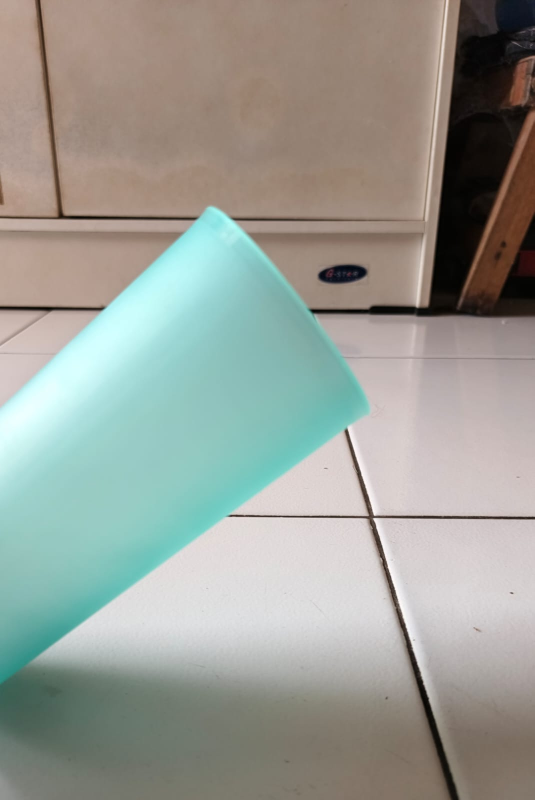
#> input picture image1.jpeg, 1069 x 1600 px (shown at 1/2 size)
$ python Pratikum3.py
#> lines starting #> are read from the running program, lines starting #| are printed output that depends on the picture
import cv2
import numpy as np
import matplotlib.pyplot as plt
import time

# ============================================================
# FUNGSI EVALUASI
# ============================================================

def mse(img1, img2):
    return np.mean((img1.astype("float") - img2.astype("float")) ** 2)

def psnr(img1, img2):
    mse_value = mse(img1, img2)
    if mse_value == 0:
        return 100
    return 20 * np.log10(255.0 / np.sqrt(mse_value))

def evaluate(original, transformed, name, comp_time):
    resized = cv2.resize(transformed, (original.shape[1], original.shape[0]))
    m = mse(original, resized)
    p = psnr(original, resized)

    print(f"{name}")
    print(f"MSE   : {m:.2f}")
    print(f"PSNR  : {p:.2f}")
    print(f"Waktu : {comp_time:.10f} detik")
    print("-"*50)


# ============================================================
# LOAD CITRA
# ============================================================

img1 = cv2.imread("image1.jpeg")
#> img1 is the input picture: shape (1600, 1069, 3); mean B, G, R 149.6, 157.1, 153.5
img2 = cv2.imread("image2.jpeg")
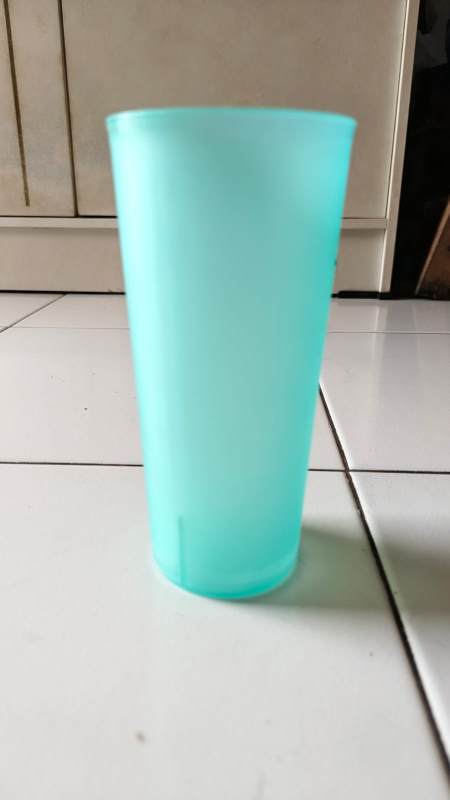
#> input picture image2.jpeg, 899 x 1599 px (shown at 1/2 size)
#> img2 is the input picture: shape (1599, 899, 3); mean B, G, R 173.8, 181.3, 163.5

if img1 is None or img2 is None:
    print("Gambar tidak ditemukan!")
    exit()

img1 = cv2.cvtColor(img1, cv2.COLOR_BGR2RGB)
img2 = cv2.cvtColor(img2, cv2.COLOR_BGR2RGB)

h1, w1 = img1.shape[:2]
#> h1 = 1600; w1 = 1069
h2, w2 = img2.shape[:2]
#> h2 = 1599; w2 = 899

# ============================================================
# PARAMETER
# ============================================================

tx, ty = 80, 40
angle = 30
sx, sy = 0.7, 0.7

pts1 = np.float32([[50,50], [200,50], [50,300]])
pts2 = np.float32([[10,100], [200,50], [100,300]])

src_pts = np.float32([[100,50], [400,50], [80,600], [420,600]])
dst_pts = np.float32([[100,50], [400,50], [100,600], [400,600]])

# ============================================================
# FUNGSI TRANSFORMASI
# ============================================================

def apply_transforms(img, w, h):

#> called with w = 1069, h = 1600
    results = {}
    times = {}

    # Translasi
    start = time.time()
    T = np.array([[1, 0, tx],
                  [0, 1, ty]], dtype=np.float32)
    results["Translasi"] = cv2.warpAffine(img, T, (w, h))
    times["Translasi"] = time.time() - start

    # Rotasi
    start = time.time()
    theta = np.deg2rad(angle)
    cx, cy = w // 2, h // 2
#> cx = 534; cy = 800
    R = np.array([
        [np.cos(theta), -np.sin(theta), (1-np.cos(theta))*cx + np.sin(theta)*cy],
        [np.sin(theta),  np.cos(theta), (1-np.sin(theta))*cy - np.sin(theta)*cx]
    ], dtype=np.float32)
    results["Rotasi"] = cv2.warpAffine(img, R, (w, h))
    times["Rotasi"] = time.time() - start

    # Scaling
    start = time.time()
    S = np.array([[sx, 0, 0],
                  [0, sy, 0]], dtype=np.float32)
    results["Scaling"] = cv2.warpAffine(img, S, (int(w*sx), int(h*sy)))
    times["Scaling"] = time.time() - start

    # Affine
    start = time.time()
    M_affine = cv2.getAffineTransform(pts1, pts2)
    results["Affine"] = cv2.warpAffine(img, M_affine, (w, h))
    times["Affine"] = time.time() - start

    # Perspective (tanpa interpolasi khusus)
    start = time.time()
    M_persp = cv2.getPerspectiveTransform(src_pts, dst_pts)
    results["Perspective"] = cv2.warpPerspective(img, M_persp, (w, h))
    times["Perspective"] = time.time() - start

    return results, times


# ============================================================
# TERAPKAN TRANSFORMASI
# ============================================================

results1, times1 = apply_transforms(img1, w1, h1)
#> results1 = 5 items; times1 = {'Translasi': 0.0129, 'Rotasi': 0.0129, 'Scaling': 0.00549, 'Affine': 0.0102, 'Perspective': 0.0172}
results2, times2 = apply_transforms(img2, w2, h2)
#> results2 = 5 items; times2 = {'Translasi': 0.0113, 'Rotasi': 0.0104, 'Scaling': 0.00529, 'Affine': 0.00983, 'Perspective': 0.0144}

# ============================================================
# EVALUASI INTERNAL
# ============================================================

print("\n===== EVALUASI IMAGE 1 =====\n")
for name in results1:
    evaluate(img1, results1[name], name, times1[name])
#> this loop made 5 passes
#> (name, m in evaluate, p in evaluate) on passes 1 to 5: ('Translasi', 4095, 12.01), ('Rotasi', 8552.9, 8.81), ('Scaling', 3.61, 42.56), ('Affine', 11712.7, 7.44), ('Perspective', 7185.6, 9.57)
#> (printed output is left out)

print("\n===== EVALUASI IMAGE 2 =====\n")
for name in results2:
    evaluate(img2, results2[name], name, times2[name])
#> this loop made 5 passes
#> (name, m in evaluate, p in evaluate) on passes 1 to 5: ('Translasi', 5434.1, 10.78), ('Rotasi', 9540, 8.34), ('Scaling', 7.04, 39.66), ('Affine', 19417.2, 5.25), ('Perspective', 11754.2, 7.43)
#> (printed output is left out)
#> pass 1, in evaluate (call 6), `resized = cv2.resize(transformed, (original.shape[1], original.shape[0..`:
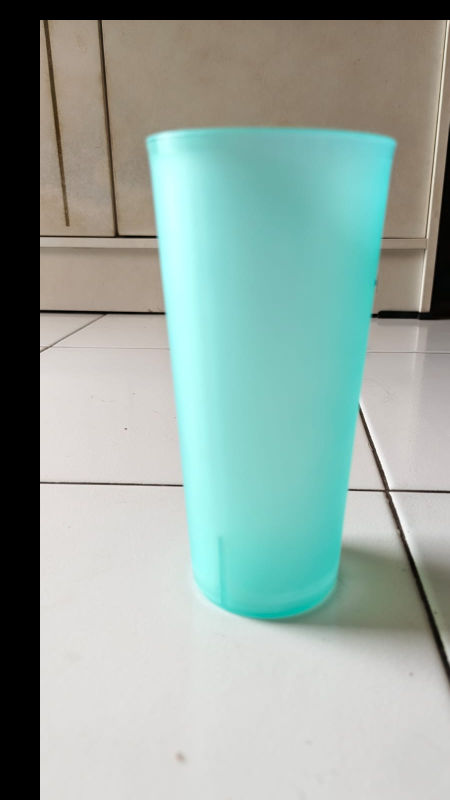
#> resized: shape (1599, 899, 3) (shown at 1/2 size); mean R, G, B 148.4, 166.5, 159.5


# ============================================================
# 🔥 INTERPOLASI HANYA PADA PERSPECTIVE
# ============================================================

methods = {
    "Nearest": cv2.INTER_NEAREST,
    "Bilinear": cv2.INTER_LINEAR,
    "Bicubic": cv2.INTER_CUBIC
}

print("\n===== INTERPOLASI PERSPECTIVE IMAGE 1 =====\n")
for name, method in methods.items():
    start = time.time()
    interp = cv2.warpPerspective(
        img1,
        cv2.getPerspectiveTransform(src_pts, dst_pts),
        (w1, h1),
        flags=method
    )
    evaluate(img1, interp, f"Perspective + {name}", time.time()-start)
#> this loop made 3 passes
#> (m in evaluate, p in evaluate) on passes 1 to 3: (7193.7, 9.56), (7185.6, 9.57), (7187.9, 9.56)
#| MSE   : 7193.73
#| PSNR  : 9.56
#| MSE   : 7185.62
#| PSNR  : 9.57
#| MSE   : 7187.94
#| PSNR  : 9.56
#> pass 1, `interp = cv2.warpPerspective( img1, cv2.getPerspectiveTransform(src_pt..`:
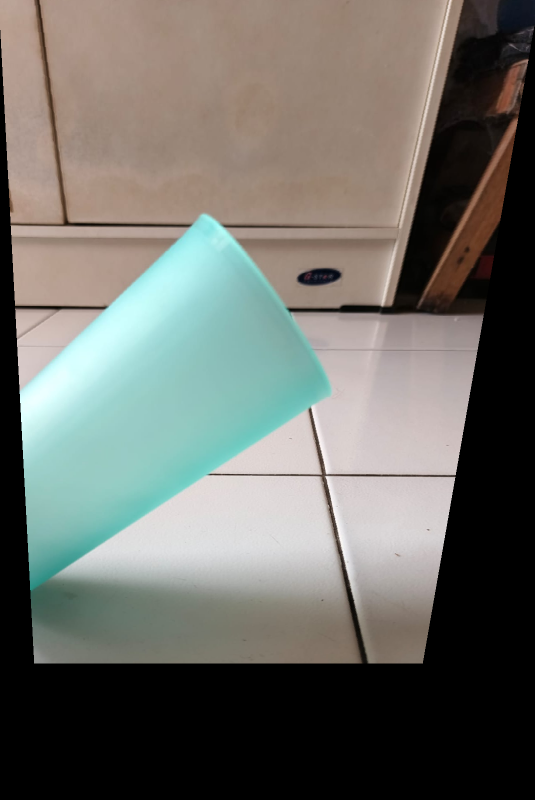
#> interp: shape (1600, 1069, 3) (shown at 1/2 size); mean R, G, B 109.4, 109.8, 103.9


print("\n===== INTERPOLASI PERSPECTIVE IMAGE 2 =====\n")
for name, method in methods.items():
    start = time.time()
    interp = cv2.warpPerspective(
        img2,
        cv2.getPerspectiveTransform(src_pts, dst_pts),
        (w2, h2),
        flags=method
    )
    evaluate(img2, interp, f"Perspective + {name}", time.time()-start)
#> this loop made 3 passes
#> (m in evaluate, p in evaluate) on passes 1 to 3: (11780.1, 7.42), (11754.2, 7.43), (11759.4, 7.43)
#| MSE   : 11780.10
#| PSNR  : 7.42
#| MSE   : 11754.21
#| PSNR  : 7.43
#| MSE   : 11759.45
#| PSNR  : 7.43
#> pass 1, `interp = cv2.warpPerspective( img2, cv2.getPerspectiveTransform(src_pt..`:
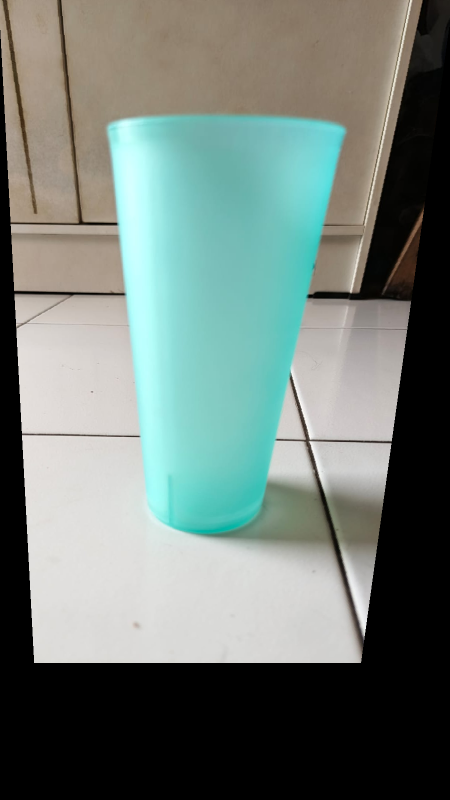
#> interp: shape (1599, 899, 3) (shown at 1/2 size); mean R, G, B 112.4, 125.1, 118.9


# ============================================================
# TRANSFORMASI SILANG (DALAM DETIK - PRESISI TINGGI)
# ============================================================

print("\n===== TRANSFORMASI IMAGE1 vs ASLI IMAGE2 =====\n")
for key in results1.keys():
    start = time.perf_counter()

    img1_t = cv2.resize(results1[key], (w2, h2))
    m = mse(img2, img1_t)
    p = psnr(img2, img1_t)

    comp_time = time.perf_counter() - start  # dalam detik

    print(f"{key} (Img1 -> Asli Img2)")
    print(f"MSE   : {m:.2f}")
    print(f"PSNR  : {p:.2f}")
    print(f"Waktu : {comp_time:.10f} detik")
    print("-"*50)
#> this loop made 5 passes
#> (key, m, mse_value in psnr, p) on passes 1 to 5: ('Translasi', 6505.5, 6505.5, 10), ('Rotasi', 8405.2, 8405.2, 8.89), ('Scaling', 4131.7, 4131.7, 11.97), ('Affine', 17324, 17324, 5.74), ('Perspective', 13454.6, 13454.6, 6.84)
#> (printed output is left out)
#> pass 1, `img1_t = cv2.resize(results1[key], (w2, h2))`:
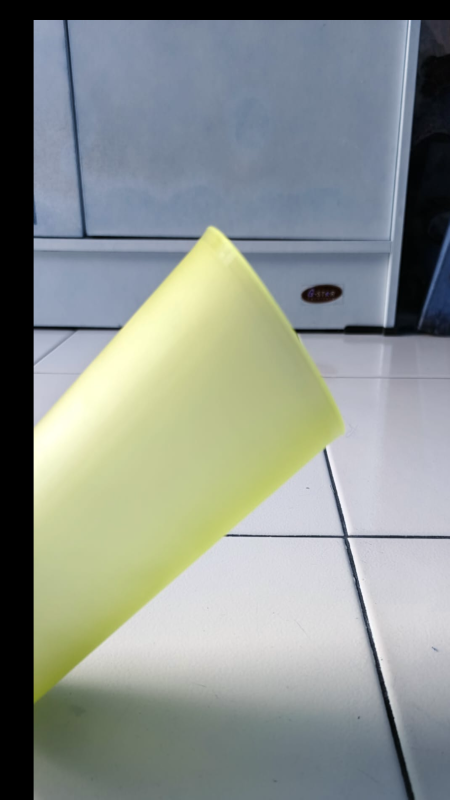
#> img1_t: shape (1599, 899, 3) (shown at 1/2 size); mean of channels 0, 1, 2 140.9, 145.7, 138.8; drawn as B, G, R


print("\n===== TRANSFORMASI IMAGE2 vs ASLI IMAGE1 =====\n")
for key in results2.keys():
    start = time.perf_counter()

    img2_t = cv2.resize(results2[key], (w1, h1))
    m = mse(img1, img2_t)
    p = psnr(img1, img2_t)

    comp_time = time.perf_counter() - start  # dalam detik

    print(f"{key} (Img2 -> Asli Img1)")
    print(f"MSE   : {m:.2f}")
    print(f"PSNR  : {p:.2f}")
    print(f"Waktu : {comp_time:.10f} detik")
    print("-"*50)
#> this loop made 5 passes
#> (key, m, mse_value in psnr, p) on passes 1 to 5: ('Translasi', 6872.6, 6872.6, 9.76), ('Rotasi', 9197.5, 9197.5, 8.49), ('Scaling', 4131.2, 4131.2, 11.97), ('Affine', 12798.7, 12798.7, 7.06), ('Perspective', 7557, 7557, 9.35)
#> (printed output is left out)
#> pass 1, `img2_t = cv2.resize(results2[key], (w1, h1))`:
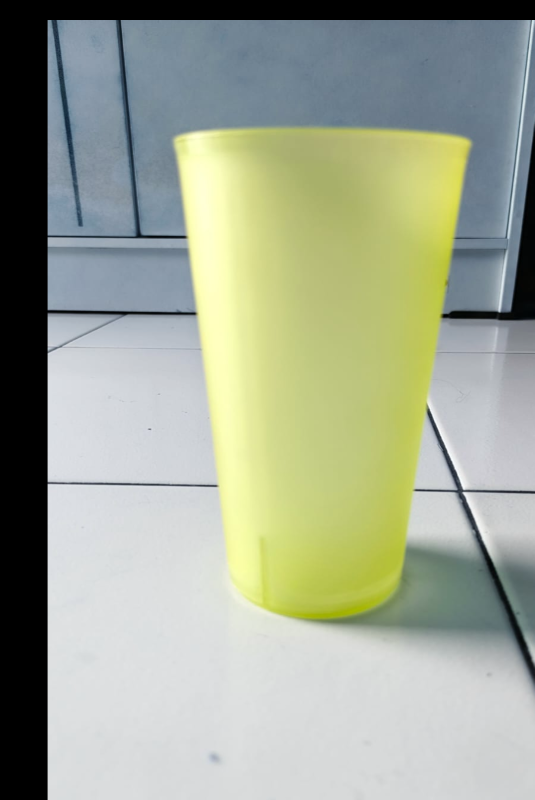
#> img2_t: shape (1600, 1069, 3) (shown at 1/2 size); mean of channels 0, 1, 2 148.3, 166.5, 159.4; drawn as B, G, R


# ============================================================
# VISUALISASI
# ============================================================

plt.figure(figsize=(18,10))

# IMAGE 1
plt.subplot(2,6,1); plt.imshow(img1); plt.title("Image1 Asli"); plt.axis("off")
plt.subplot(2,6,2); plt.imshow(results1["Translasi"]); plt.title("Img1 Translasi"); plt.axis("off")
plt.subplot(2,6,3); plt.imshow(results1["Rotasi"]); plt.title("Img1 Rotasi"); plt.axis("off")
plt.subplot(2,6,4); plt.imshow(results1["Scaling"]); plt.title("Img1 Scaling"); plt.axis("off")
plt.subplot(2,6,5); plt.imshow(results1["Affine"]); plt.title("Img1 Affine"); plt.axis("off")
plt.subplot(2,6,6); plt.imshow(results1["Perspective"]); plt.title("Img1 Perspective"); plt.axis("off")

# IMAGE 2
plt.subplot(2,6,7); plt.imshow(img2); plt.title("Image2 Asli"); plt.axis("off")
plt.subplot(2,6,8); plt.imshow(results2["Translasi"]); plt.title("Img2 Translasi"); plt.axis("off")
plt.subplot(2,6,9); plt.imshow(results2["Rotasi"]); plt.title("Img2 Rotasi"); plt.axis("off")
plt.subplot(2,6,10); plt.imshow(results2["Scaling"]); plt.title("Img2 Scaling"); plt.axis("off")
plt.subplot(2,6,11); plt.imshow(results2["Affine"]); plt.title("Img2 Affine"); plt.axis("off")
plt.subplot(2,6,12); plt.imshow(results2["Perspective"]); plt.title("Img2 Perspective"); plt.axis("off")

plt.tight_layout()
plt.show()
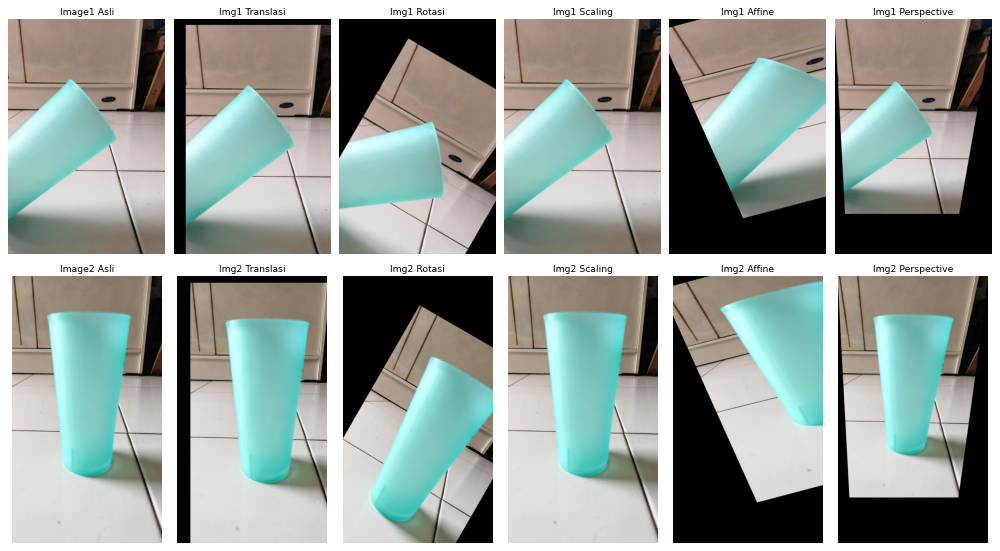
#> figure drawn by matplotlib, 12 panels
